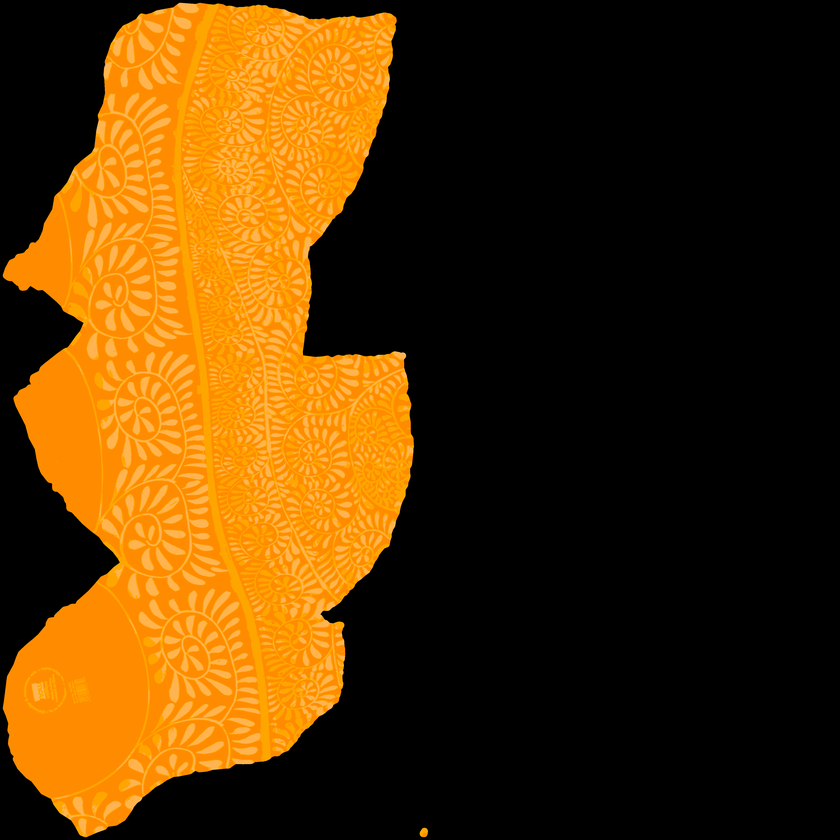
#> input picture libero/libero/assets/stable_scanned_objects/orange_bowl/texture.png, 840 x 840 px, shrunk from 4096 x 4096 before the run
$ python process_orange_bowl_texture.py
#> lines starting #> are read from the running program, lines starting #| are printed output that depends on the picture
#!/usr/bin/env python3
"""
Orange Bowl 纹理图片颜色处理脚本
将白色区域变成橙色，黑色区域变成深橙色
"""

import numpy as np
from PIL import Image
import os

# Detect repo root
REPO_ROOT = os.path.abspath(os.path.join(os.path.dirname(__file__), '..'))

def process_orange_bowl_texture():
    """处理 orange bowl 的纹理图片"""

    # 输入和输出路径（相对于仓库根）
    assets_dir = os.path.join(REPO_ROOT, 'libero', 'libero', 'assets', 'stable_scanned_objects', 'orange_bowl')
    input_path = os.path.join(assets_dir, 'texture.png')
    backup_path = os.path.join(assets_dir, 'texture_original_backup.png')
    output_path = os.path.join(assets_dir, 'texture.png')

    print(f"🎨 开始处理 Orange Bowl 纹理图片...")
    print(f"📁 输入文件: {input_path}")

    # 检查文件是否存在
    if not os.path.exists(input_path):
        print(f"❌ 错误: 纹理文件不存在 {input_path}")
        return False

    try:
        # 读取图片
        print("📖 读取原始纹理图片...")
        img = Image.open(input_path)
#> img is the input picture: PIL image 840x840 RGB; mean R, G, B 85.2, 51.3, 5.3
        img_array = np.array(img)

        print(f"📏 图片尺寸: {img_array.shape}")
#| 📏 图片尺寸: (840, 840, 3)
        print(f"🎨 图片模式: {img.mode}")
#| 🎨 图片模式: RGB

        # 备份原始文件
        print("💾 创建原始文件备份...")
        img.save(backup_path)
        print(f"✅ 备份保存至: {backup_path}")

        # 处理图片颜色
        processed_array = img_array.copy()

        # 定义橙色调色板
        orange_light = np.array([255, 165, 0])    # 亮橙色 (Orange)
        orange_medium = np.array([255, 140, 0])   # 中橙色 (Dark Orange)
        orange_dark = np.array([255, 69, 0])      # 深橙色 (Orange Red)
        orange_deep = np.array([204, 85, 0])      # 更深橙色

        print("🎨 开始颜色转换...")

        # 获取图片的高度和宽度
        height, width = img_array.shape[:2]
#> height = 840; width = 840
        total_pixels = height * width
#> total_pixels = 705600
        processed_pixels = 0

        # 逐像素处理
        for i in range(height):
            for j in range(width):
                # 获取当前像素的RGB值
                if len(img_array.shape) == 3:  # RGB图片
                    r, g, b = img_array[i, j, :3]
                else:  # 灰度图片
                    r = g = b = img_array[i, j]

                # 跳过纯黑色像素 (0,0,0) - 作为背景不处理
                if r == 0 and g == 0 and b == 0:
                    continue

                # 计算像素亮度
                brightness = (r + g + b) / 3.0

                # 根据亮度分配不同的橙色
                if brightness > 200:  # 很亮的像素 -> 亮橙色
                    new_color = orange_light
                elif brightness > 150:  # 中等亮度 -> 中橙色
                    new_color = orange_medium
                elif brightness > 100:  # 较暗像素 -> 深橙色
                    new_color = orange_dark
                else:  # 很暗的像素 -> 更深橙色
                    new_color = orange_deep

                # 应用新颜色，但保持原始的透明度信息（如果有的话）
                if len(img_array.shape) == 3 and img_array.shape[2] >= 3:
                    processed_array[i, j, :3] = new_color
                    # 如果有透明通道，保持不变
                    if img_array.shape[2] == 4:
                        processed_array[i, j, 3] = img_array[i, j, 3]
                else:
                    processed_array[i, j] = np.mean(new_color)  # 转为灰度

                processed_pixels += 1

            # 显示进度
            if (i + 1) % (height // 10) == 0:
                progress = ((i + 1) / height) * 100
                print(f"   进度: {progress:.1f}%")
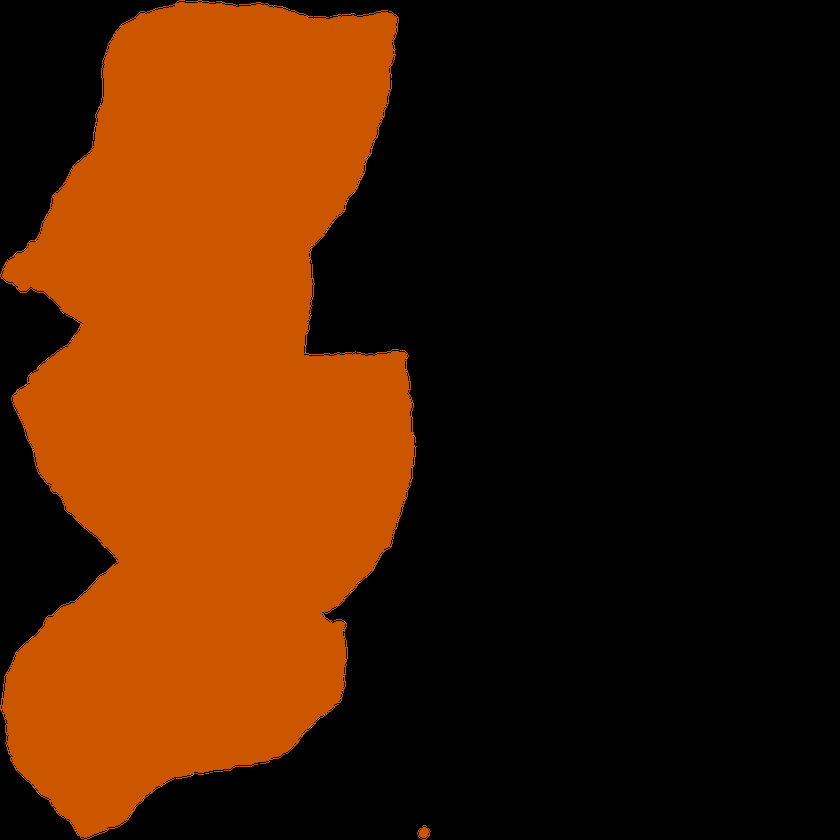
#> processed_array: shape (840, 840, 3); mean R, G, B 69.4, 28.9, 0
#> after the loop, processed_pixels = 239874

        print(f"✅ 处理完成! 共处理 {processed_pixels} 个非背景像素")
#| ✅ 处理完成! 共处理 239874 个非背景像素

        # 保存处理后的图片
        print("💾 保存处理后的纹理图片...")
        processed_img = Image.fromarray(processed_array.astype(np.uint8))
        processed_img.save(output_path)

        print(f"✅ 新纹理已保存至: {output_path}")

        # 生成预览图片到test目录
        preview_dir = os.path.join(REPO_ROOT, 'test')
        os.makedirs(preview_dir, exist_ok=True)
        preview_path = os.path.join(preview_dir, 'orange_bowl_texture_preview.png')
        processed_img.save(preview_path)
        print(f"🖼️ 预览图片已保存至: {preview_path}")

        # 显示颜色转换统计
        print(f"\n🎨 颜色转换完成:")
        print(f"   - 亮橙色 (RGB: {orange_light}): 用于亮色区域")
        print(f"   - 中橙色 (RGB: {orange_medium}): 用于中等亮度区域")
        print(f"   - 深橙色 (RGB: {orange_dark}): 用于较暗区域")
        print(f"   - 更深橙色 (RGB: {orange_deep}): 用于最暗区域")
        print(f"   - 纯黑色像素 (0,0,0): 保持不变作为背景")

        return True

    except Exception as e:
        print(f"❌ 处理过程中发生错误: {e}")
        import traceback
        traceback.print_exc()
        return False

if __name__ == "__main__":
    success = process_orange_bowl_texture()

    if success:
        print(f"\n🎉 Orange Bowl 纹理处理成功!")
        print(f"🔄 建议重新运行环境验证以查看效果")
    else:
        print(f"\n❌ Orange Bowl 纹理处理失败!")
